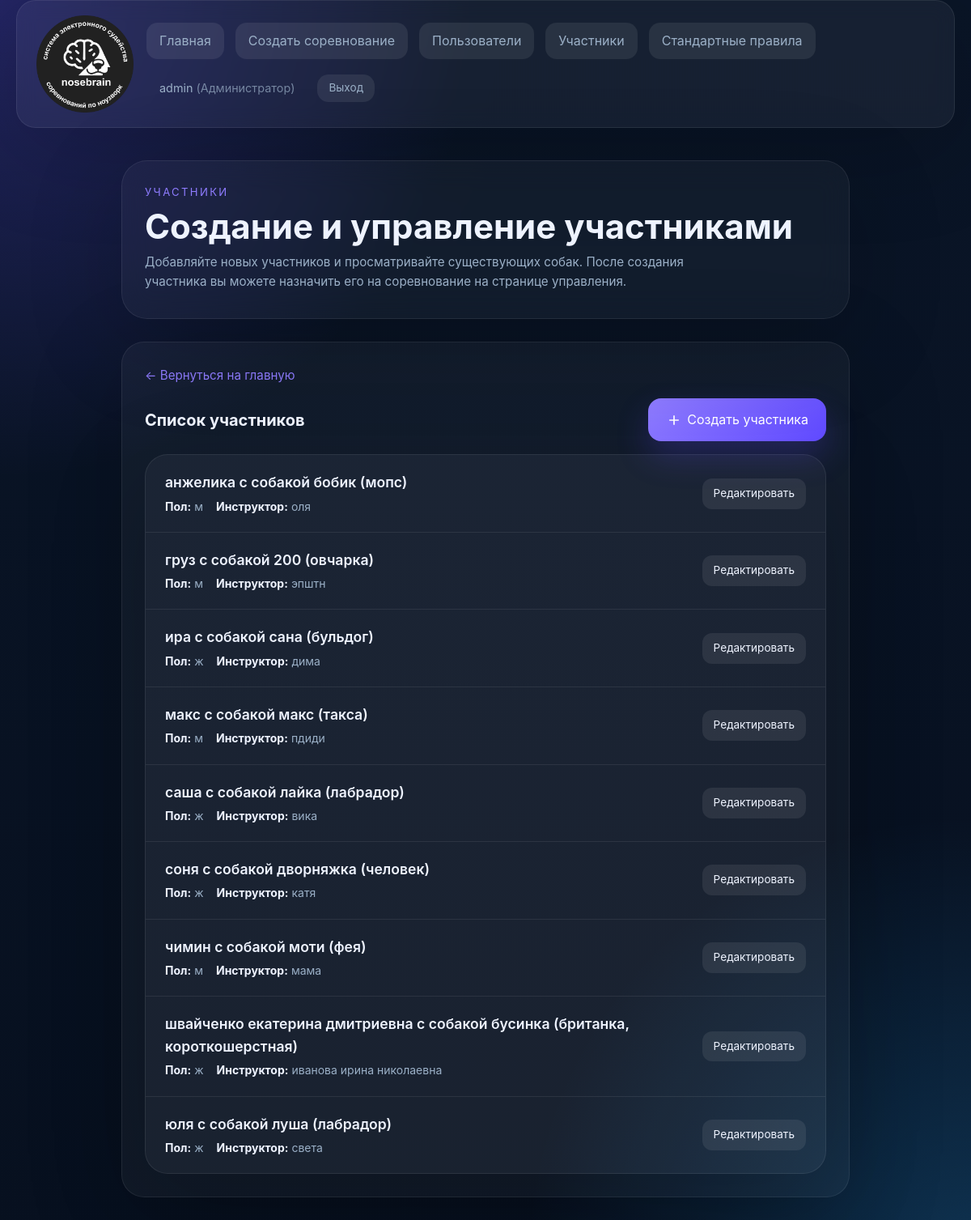
Page /participants.php (signed in) on the earlier database version.
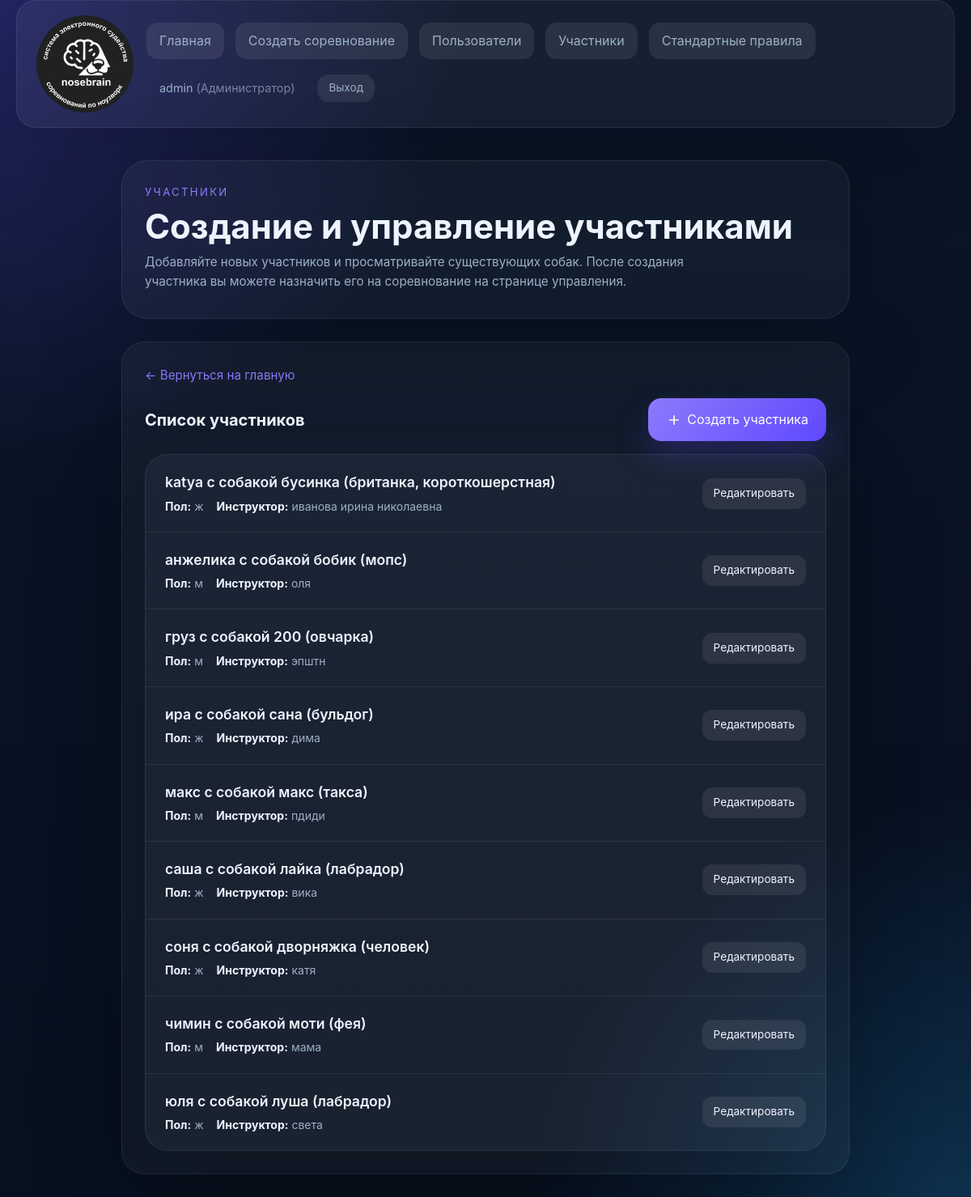
Same page on the later database version.
### tables this page shows
CREATE TABLE participants (
                id INTEGER PRIMARY KEY AUTOINCREMENT,
                name TEXT NOT NULL,
                breed TEXT,
                nickname TEXT,
                gender TEXT,
                birth_date TEXT,
                microchip_number TEXT,
                pedigree_number TEXT,
                qualification_book_number TEXT,
                instructor_name TEXT,
                created_by INTEGER,
                FOREIGN KEY (created_by) REFERENCES users(id)
            );

### participants.php (the view, shortened to what the changed rows need)
<?php
require_once __DIR__ . '/auth.php';
require_once __DIR__ . '/src/functions.php';
$dbManager = new DatabaseManager();
$service = new CompetitionService($dbManager);
$currentUser = getCurrentUser();
$userRole = $currentUser['role'] ?? User::ROLE_ADMIN;
$userId = $currentUser['id'] ?? null;
$participants = $service->getParticipants($userId, $userRole);
?>
<!DOCTYPE html>
<html lang="ru">
<head>
    <link rel="stylesheet" href="style.css">
</head>
<body>
<?php
$currentPage = 'create_participant';
require_once __DIR__ . '/header.php';
renderHeader($currentPage);
?>
<main class="page-shell page-shell--single">
    <section class="hero hero--compact">
        <div>
            <h1 class="hero__title">Создание и управление участниками</h1>
        </div>
    </section>
    <section class="content-grid content-grid--single">
    <article class="panel">
        <div class="action-bar" style="margin-bottom: 0;">
            <h2 style="margin: 0; font-size: 1.25rem;">Список участников</h2>
        </div>
        <div class="participants-list" style="margin-top: 16px;">
        <?php if (count($participants) === 0): ?>
            <div class="empty-state">
                <svg viewBox="0 0 24 24" fill="none" stroke="currentColor" stroke-width="1.5">
                    <path d="M17 21v-2a4 4 0 0 0-4-4H5a4 4 0 0 0-4 4v2"/>
                    <circle cx="9" cy="7" r="4"/>
                    <path d="M23 21v-2a4 4 0 0 0-3-3.87"/>
                    <path d="M16 3.13a4 4 0 0 1 0 7.75"/>
                </svg>
                <p>Пока нет участников. Создайте первого участника.</p>
            </div>
        <?php else: ?>
            <?php foreach ($participants as $participant): ?>
                <?php
                    $nickname = $participant->getNickname();
                    $breed = $participant->getBreed();
                    $displayName = escape($participant->getName());
                    if ($nickname !== null && $nickname !== '') {
                        $displayName .= ' с собакой ' . escape($nickname);
                        if ($breed !== null && $breed !== '') {
                            $displayName .= ' (' . escape($breed) . ')';
                        }
                    } elseif ($breed !== null && $breed !== '') {
                        $displayName .= ' с собакой (' . escape($breed) . ')';
                    }
                ?>
                <div class="participant-card">
                    <div class="participant-info">
                        <span class="participant-name"><?= $displayName ?></span>
                        <div class="participant-details">
                            <?php if ($participant->getGender()): ?>
                                <span class="participant-detail"><strong>Пол:</strong> <?= escape($participant->getGender()) ?></span>
                            <?php endif; ?>
                            <?php if ($participant->getInstructorName()): ?>
                                <span class="participant-detail"><strong>Инструктор:</strong> <?= escape($participant->getInstructorName()) ?></span>
                            <?php endif; ?>
                        </div>
                    </div>
                    <button type="button" class="button button--secondary btn-small" onclick="openEditModal(<?= $participant->getId() ?>, '<?= escape(addslashes($participant->getName())) ?>', '<?= escape(addslashes($participant->getNickname() ?? '')) ?>', '<?= escape(addslashes($participant->getBreed() ?? '')) ?>', '<?= escape(addslashes($participant->getGender() ?? '')) ?>', '<?= escape(addslashes($participant->getBirthDate() ?? '')) ?>', '<?= escape(addslashes($participant->getMicrochipNumber() ?? '')) ?>', '<?= escape(addslashes($participant->getPedigreeNumber() ?? '')) ?>', '<?= escape(addslashes($participant->getQualificationBookNumber() ?? '')) ?>', '<?= escape(addslashes($participant->getInstructorName() ?? '')) ?>')">
                        Редактировать
                    </button>
                </div>
            <?php endforeach; ?>
        <?php endif; ?>
        </div>
    </article>
    </section>
</main>
</body>
</html>

### header.php (shortened to what the changed rows need)
<?php
function renderHeader(string $currentPage): void
{
    require_once __DIR__ . '/auth.php';
    $links = [
        ['key' => 'home', 'href' => 'index.php', 'label' => 'Главная'],
    ];
    if (canCreateCompetition()) {
        $links[] = ['key' => 'create_competition', 'href' => 'add_competition.php', 'label' => 'Создать соревнование'];
    }
    if (canManageUsers()) {
        $links[] = ['key' => 'manage_users', 'href' => 'users.php', 'label' => 'Пользователи'];
    }
    if (canManageParticipants()) {
        $links[] = ['key' => 'create_participant', 'href' => 'participants.php', 'label' => 'Участники'];
    }
    if (isAdmin()) {
        $links[] = ['key' => 'standard_rules', 'href' => 'standard_rules.php', 'label' => 'Стандартные правила'];
    }
    ?>
    <header class="page-header">
        <nav class="page-header__nav">
            <?php foreach ($links as $link): ?>
                <a class="button button--secondary<?= $currentPage === $link['key'] ? ' button--active' : '' ?>" href="<?= escape($link['href']) ?>"><?= escape($link['label']) ?></a>
            <?php endforeach; ?>
            <?php if (isLoggedIn()): ?>
                <?php renderUserInfo(); ?>
            <?php else: ?>
                <a class="button button--primary" href="login.php">Войти</a>
            <?php endif; ?>
        </nav>
    </header>
    <?php
}

Differences in the rows shown:
changed participants "иванова ирина николаевна": displayName "швайченко екатерина дмитриевна с собакой бусинка (британка, короткошерстная)" → "katya с собакой бусинка (британка, короткошерстная)"; moves up the list
